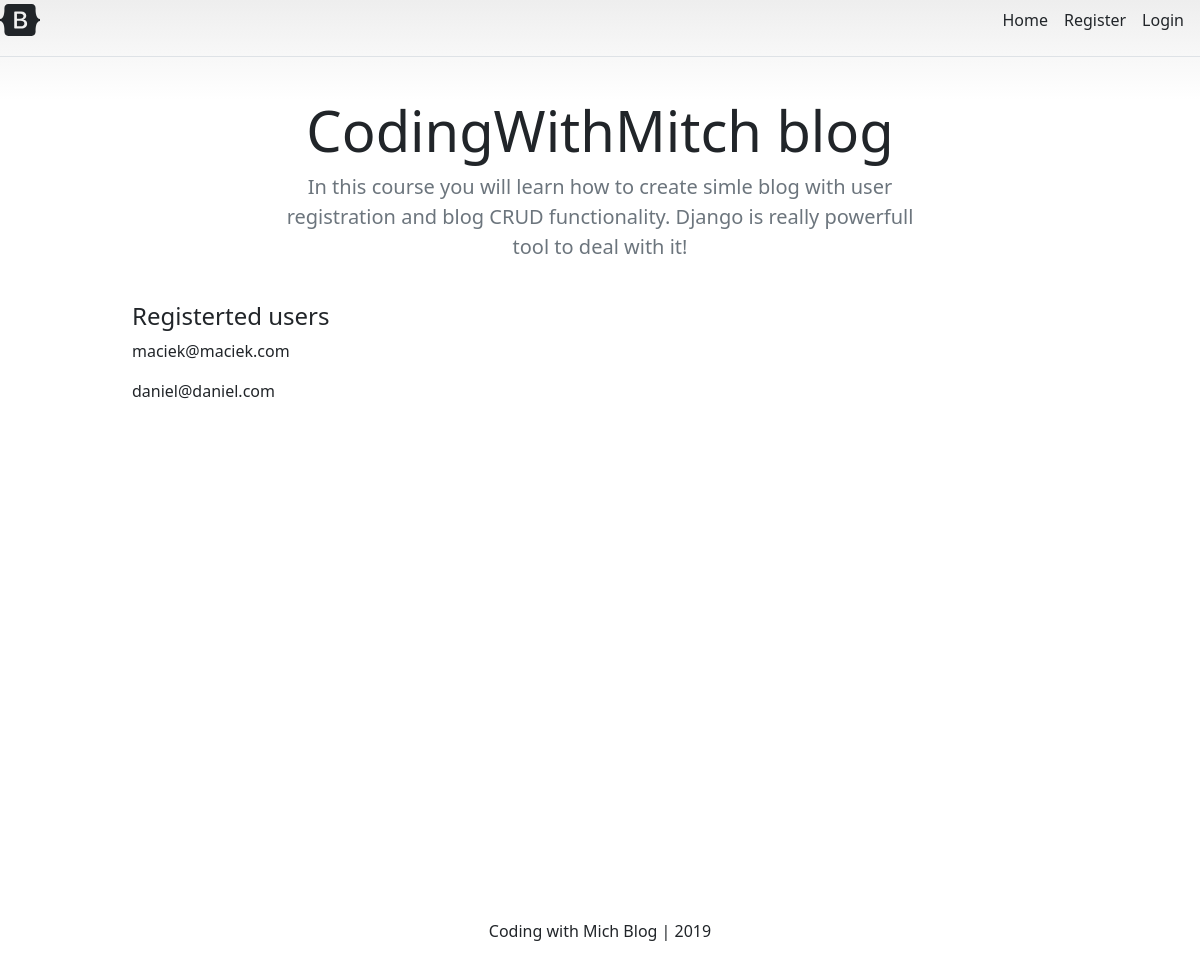
The app's page /, older data.
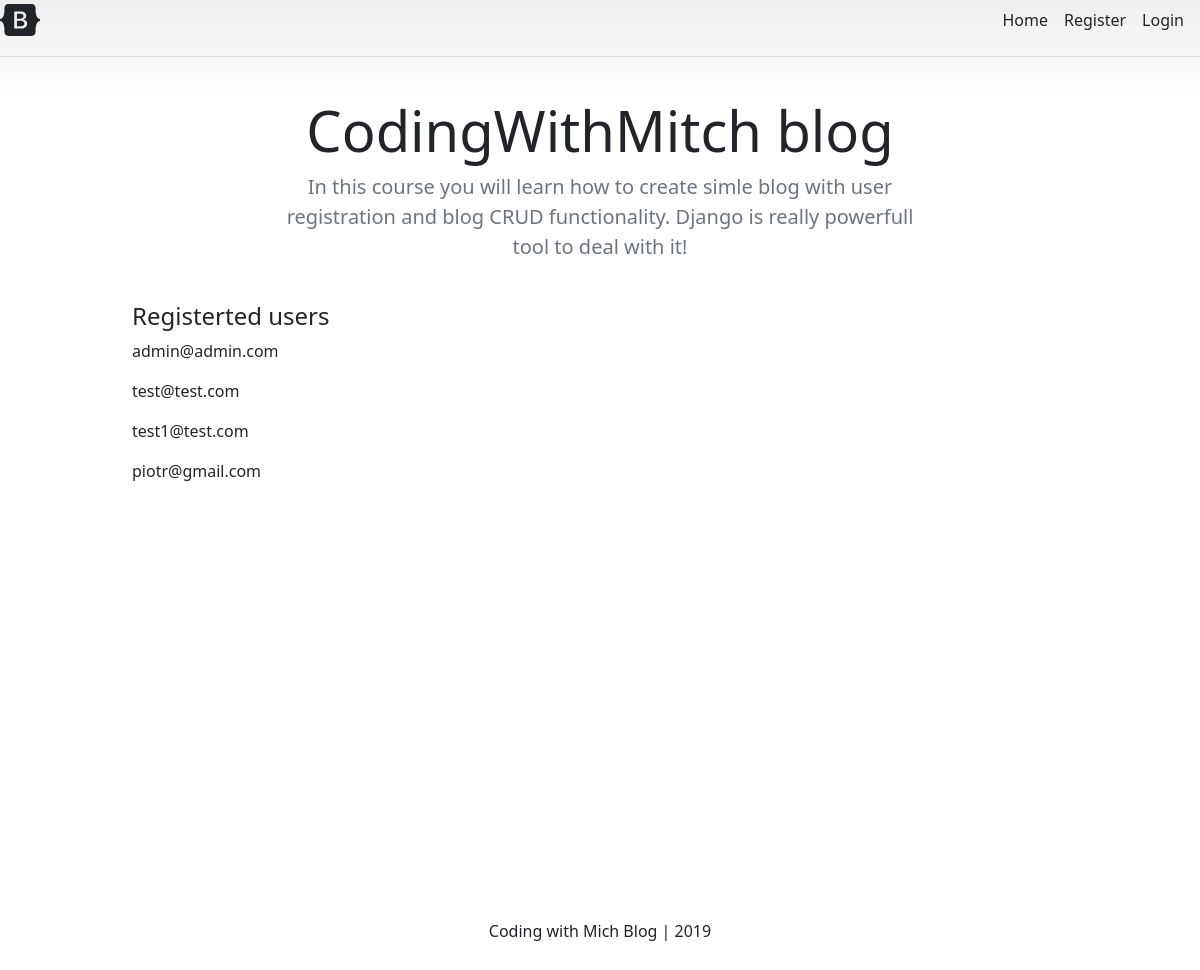
The same page, newer data.
### account/models.py (models this page shows, shortened)
class Account(AbstractBaseUser):
	email 					= models.EmailField(verbose_name="email", max_length=60, unique=True)
	username 				= models.CharField(max_length=30, unique=True)
	date_joined				= models.DateTimeField(verbose_name='date joined', auto_now_add=True)
	last_login				= models.DateTimeField(verbose_name='last login', auto_now=True)
	is_admin				= models.BooleanField(default=False)
	is_active				= models.BooleanField(default=True)
	is_staff				= models.BooleanField(default=False)
	is_superuser			= models.BooleanField(default=False)
	USERNAME_FIELD = 'email'
	REQUIRED_FIELDS = ['username']
	objects = MyAccountManager();
	def __str__(self):
		return self.email

### personal/views.py (the view)
# urls.py: path('', home_screen_view, name="home"),
def home_screen_view(request):
	context = {}
	accounts = Account.objects.all()
	context['accounts'] = accounts
	return render(request, "personal/home.html", context)

### personal/templates/personal/home.html
{% extends 'base.html' %}
{% block content %}
    <div class="pricing-header p-3 pb-md-4 mx-auto text-center">
      <h1 class="display-4 fw-normal">CodingWithMitch blog</h1>
      <p class="fs-5 text-muted">In this course you will learn how to create simle blog with user registration and blog CRUD functionality. Django is really powerfull tool to deal with it!</p>
    </div>
<div class="container">
	<div class="d-flex flex-column">
		<h4> Registerted users</h4>
		{% for account in accounts %}
		<p>{{account}}</p>
		{% endfor %}
	</div>
</div>
{% endblock content %}

### templates/base.html (shortened to what this page needs)
<!DOCTYPE html>
<html>
<head>
	{% include 'snippets/header.html' %}
</head>
<body>
	<div class="main">
		{% block content %}
		{% endblock content %}
	</div>
	{% include 'snippets/footer.html' %}
</body>
</html>

### templates/snippets/header.html (shortened to what this page needs)
	<link href="https://cdn.jsdelivr.net/npm/bootstrap@5.1.0/dist/css/bootstrap.min.css" rel="stylesheet">
    <div class="d-flex flex-column flex-md-row align-items-center pb-3 mb-4 border-bottom">
      <a href="/" class="d-flex align-items-center text-dark text-decoration-none">
      </a>
      <nav class="d-inline-flex mt-2 mt-md-0 ms-md-auto">
      	{% if request.user.is_authenticated %}
        <a class="me-3 py-2 text-dark text-decoration-none" href="{% url 'home' %}">Home</a>
        <a class="me-3 py-2 text-dark text-decoration-none" href="{% url 'account'%}">Account</a>
        <a class="me-3 py-2 text-dark text-decoration-none" href="{% url 'logout'%}">Logout</a>
        {% else %}
        <a class="me-3 py-2 text-dark text-decoration-none" href="{% url 'home' %}">Home</a>
        <a class="me-3 py-2 text-dark text-decoration-none" href="{% url 'register'%}">Register</a>
        <a class="me-3 py-2 text-dark text-decoration-none" href="{% url 'login'%}">Login</a>
        {% endif %}
      </nav>
    </div>

### templates/snippets/footer.html (shortened to what this page needs)
<div class="d-flex flex-row align-items-center footer">
	<p class="m-auto">Coding with Mich Blog | 2019</p>
</div>

### templates/snippets/header.html (style rules this page uses)
body { background-image: linear-gradient(180deg, #eee, #fff 100px, #fff); }
.container { max-width: 960px; }
.pricing-header { max-width: 700px; }

### templates/base.html (style rules this page uses)
.main { min-height: 100vh; height: 100%; }

### templates/snippets/footer.html (style rules this page uses)
.footer { min-height: 100px; }

Row changes from the older to the newer data that the page shows:
removed Account: email "maciek@maciek.com"
added Account: email "admin@admin.com"
changed Account: email "daniel@daniel.com" → "test@test.com"
added Account: email "test1@test.com"
added Account: email "piotr@gmail.com"
